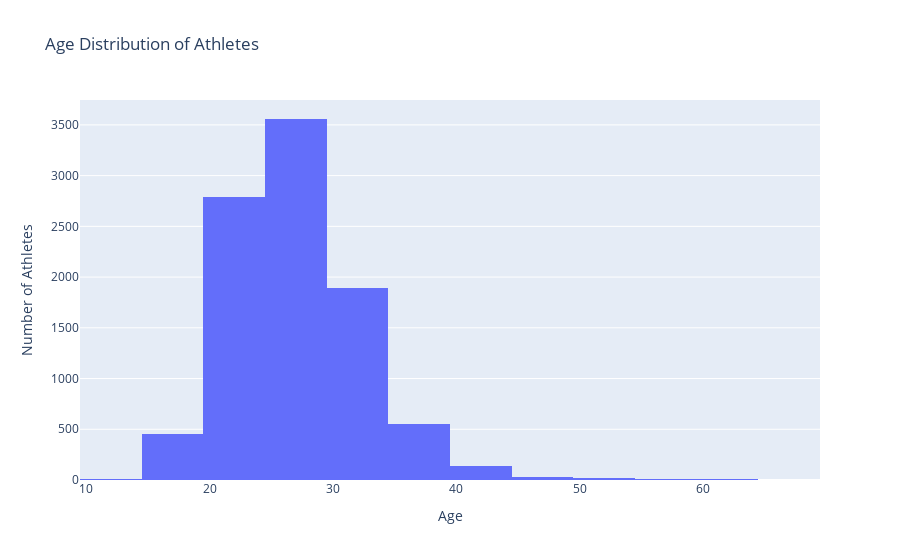

Notebook code for this chart:
### Code cell
import plotly.express as px

athletes_cleaned['age'] = (pd.to_datetime('today') - pd.to_datetime(athletes_cleaned['birth_date'])).dt.days // 365

fig = px.histogram(athletes_cleaned, x='age', nbins=20, title='Age Distribution of Athletes')
fig.update_layout(xaxis_title='Age', yaxis_title='Number of Athletes')
fig.show()

### Figure 1 — Plotly figure (JSON) as saved in the notebook; plotly's stock layout.template omitted (floating-point values rounded to 4 significant figures; data arrays with more than 128 entries replaced by an {"elided": "..."} marker saying what was removed)
{"data": [{"alignmentgroup": "True", "bingroup": "x", "hovertemplate": "age=%{x}<br>count=%{y}<extra></extra>", "legendgroup": "", "marker": {"color": "#636efa", "pattern": {"shape": ""}}, "name": "", "nbinsx": 20, "offsetgroup": "", "orientation": "v", "showlegend": false, "type": "histogram", "x": {"elided": "9461 int values"}, "xaxis": "x", "yaxis": "y"}], "layout": {"autosize": true, "barmode": "relative", "legend": {"tracegroupgap": 0}, "title": {"text": "Age Distribution of Athletes"}, "xaxis": {"anchor": "y", "autorange": true, "domain": [0, 1], "range": [9.5, 69.5], "title": {"text": "Age"}, "type": "linear"}, "yaxis": {"anchor": "x", "autorange": true, "domain": [0, 1], "range": [0, 3745.0], "title": {"text": "Number of Athletes"}}}}
